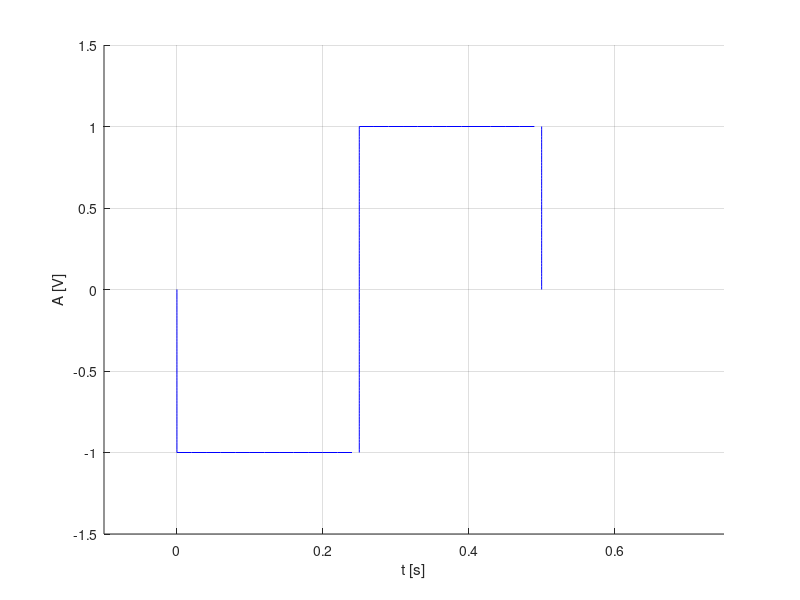

This figure's MATLAB source:
%Se va genera un semnal cu rezolutie temporara de 20ms pentru un semnal continuu de tipul:
% Semnal dreptunghiular multinivel, aleator
% Durata fiecarui nivel: 0,25 s.
% Nivelurile {-1, 1}


hold on
xlabel('t [s]'),ylabel('A [V]')
%a) nivelurile {-1, 1}
%Rezolutia temporara de 20ms



%y variaza de la 0 la -1
y=0:-0.02:-1;
x=y*0;
plot(x,y,'b')
%nivel -1
x = 0: 0.02: 1/4;
y = -1+0*x;
plot(x, y, 'b'),grid

%x=1/4;y variaza de la -1 la 1
y=-1:0.02:1;
x=y*0+1/4;
plot(x,y,'b')

%nivel 1
x = 1/4:0.02:1/2;
y=1+0*x;
plot(x,y,'b')

%x=1/2; y variaza de la 1 la -1
y=1:-0.02:0;
x=y*0+1/2;
plot(x,y,'b')

axis([-0.1 3/4 -1.5 1.5])


%


